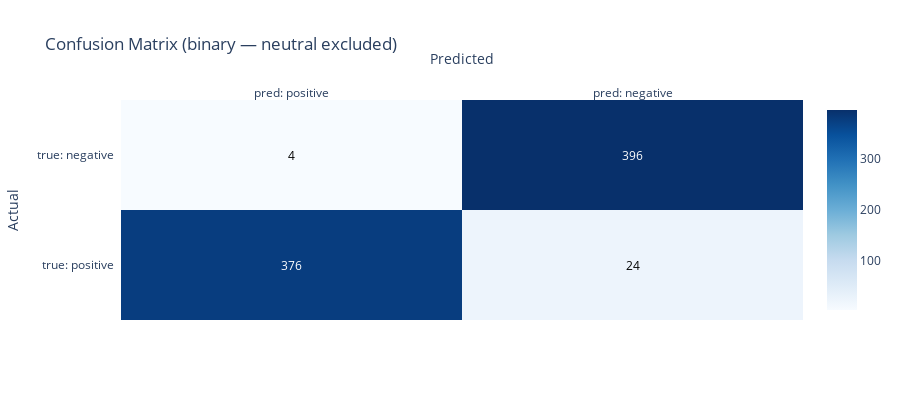

The cell this chart's notebook holds for it:
### Markdown cell above
## Confusion Matrix (binary)

### Code cell
import plotly.figure_factory as ff

labels = ["positive", "negative"]
cm = confusion_matrix(y_true, y_pred, labels=labels)
cm_text = [[str(val) for val in row] for row in cm]

fig_cm = ff.create_annotated_heatmap(
    z=cm,
    x=[f"pred: {l}" for l in labels],
    y=[f"true: {l}" for l in labels],
    annotation_text=cm_text,
    colorscale="Blues",
    showscale=True,
)
fig_cm.update_layout(
    title="Confusion Matrix (binary — neutral excluded)",
    xaxis_title="Predicted",
    yaxis_title="Actual",
    height=400,
)
fig_cm.show()

### Figure 1 — Plotly figure (JSON) as saved in the notebook; plotly's stock layout.template omitted (floating-point values rounded to 4 significant figures)
{"data": [{"colorscale": [[0, "rgb(247,251,255)"], [0.125, "rgb(222,235,247)"], [0.25, "rgb(198,219,239)"], [0.375, "rgb(158,202,225)"], [0.5, "rgb(107,174,214)"], [0.625, "rgb(66,146,198)"], [0.75, "rgb(33,113,181)"], [0.875, "rgb(8,81,156)"], [1, "rgb(8,48,107)"]], "reversescale": false, "showscale": true, "type": "heatmap", "x": ["pred: positive", "pred: negative"], "y": ["true: positive", "true: negative"], "z": [[376, 24], [4, 396]]}], "layout": {"annotations": [{"font": {"color": "#FFFFFF"}, "showarrow": false, "text": "376", "x": "pred: positive", "xref": "x", "y": "true: positive", "yref": "y"}, {"font": {"color": "#000000"}, "showarrow": false, "text": "24", "x": "pred: negative", "xref": "x", "y": "true: positive", "yref": "y"}, {"font": {"color": "#000000"}, "showarrow": false, "text": "4", "x": "pred: positive", "xref": "x", "y": "true: negative", "yref": "y"}, {"font": {"color": "#FFFFFF"}, "showarrow": false, "text": "396", "x": "pred: negative", "xref": "x", "y": "true: negative", "yref": "y"}], "height": 400, "title": {"text": "Confusion Matrix (binary — neutral excluded)"}, "xaxis": {"dtick": 1, "gridcolor": "rgb(0, 0, 0)", "side": "top", "ticks": "", "title": {"text": "Predicted"}}, "yaxis": {"dtick": 1, "ticks": "", "ticksuffix": "  ", "title": {"text": "Actual"}}}}
